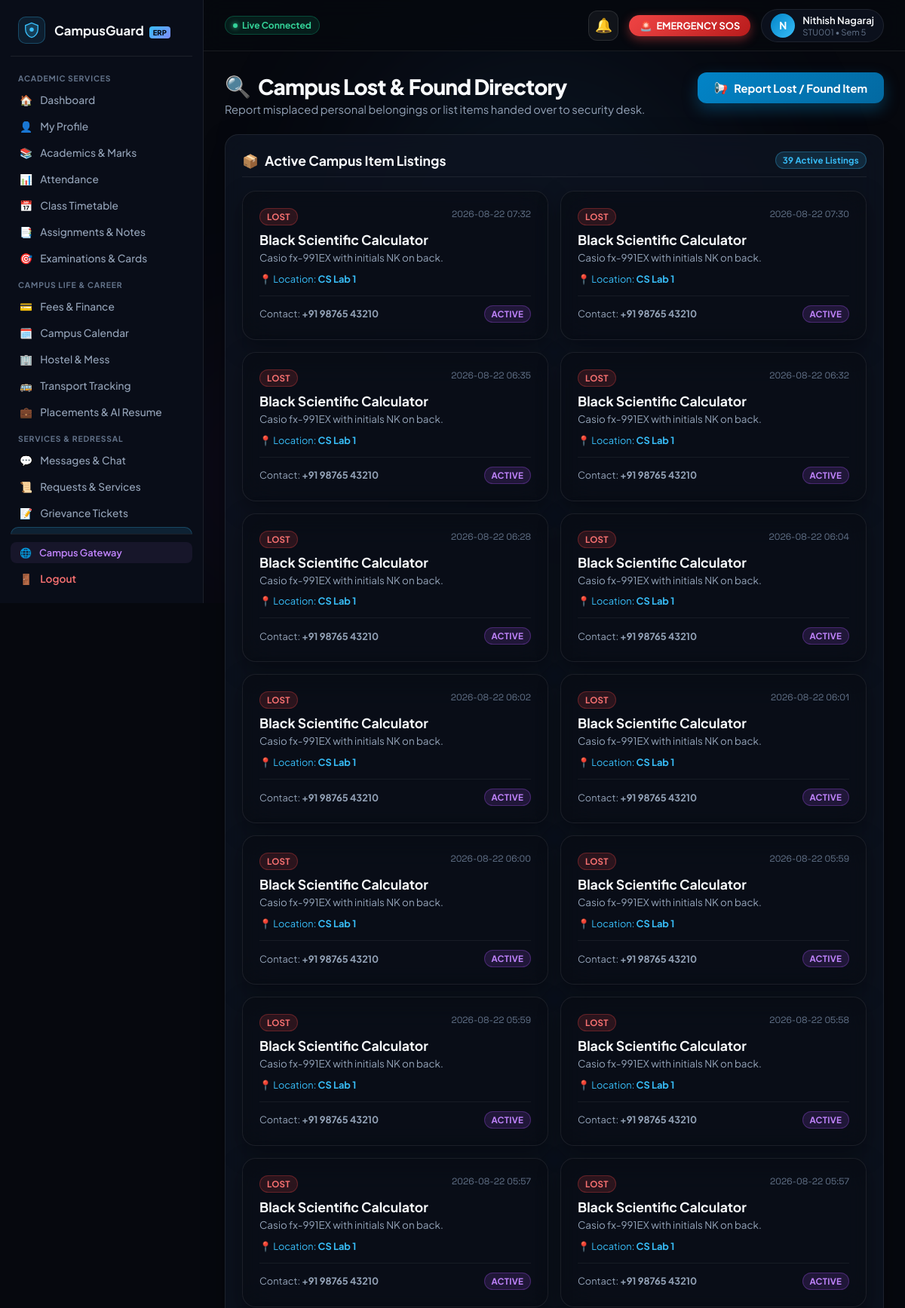
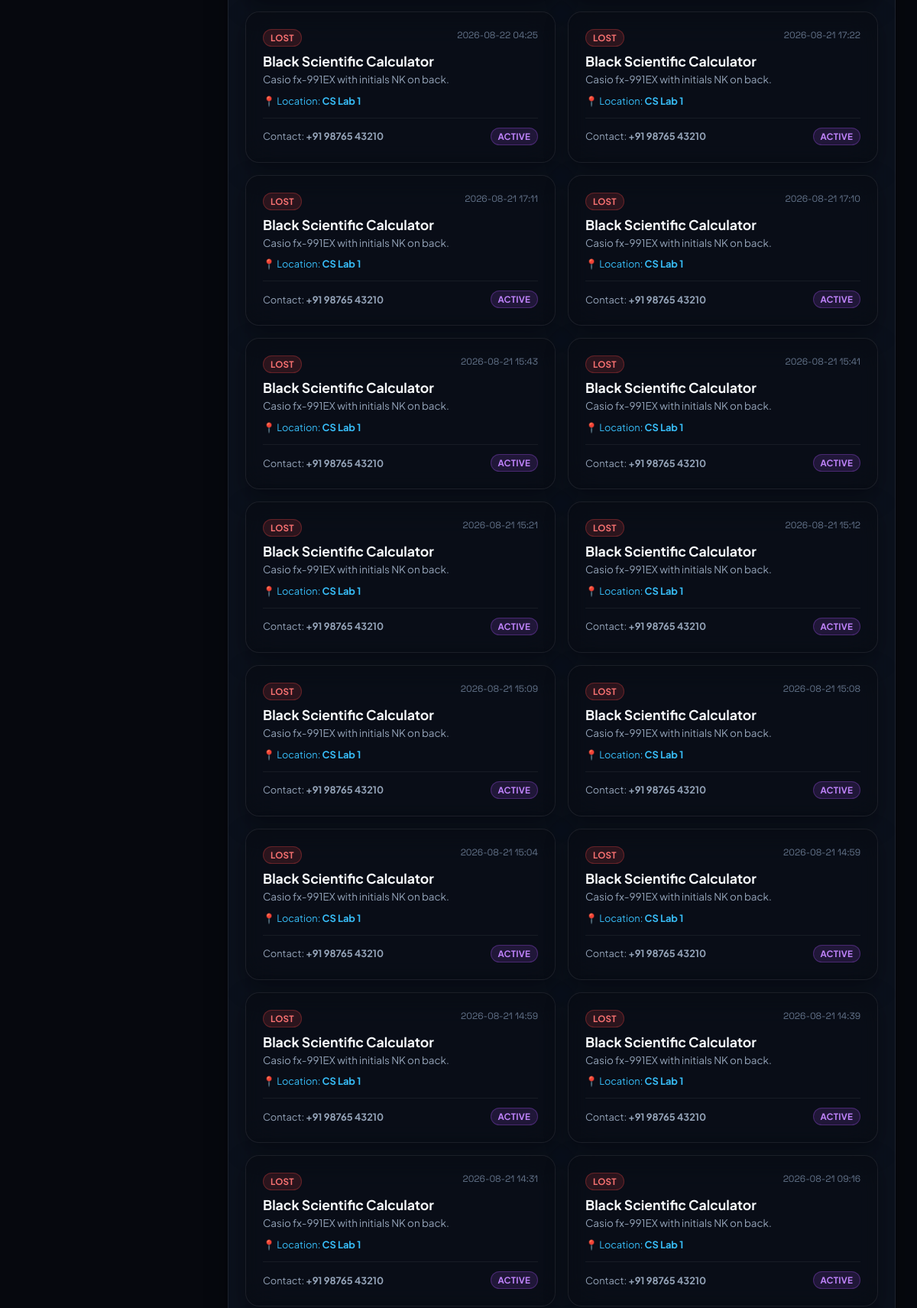
The page /student/lost-found (signed in, upper part) on the database its author committed (2 pictures, top to bottom).
### tables this page shows
CREATE TABLE students (
            id INTEGER PRIMARY KEY AUTOINCREMENT,
            name TEXT NOT NULL,
            register_number TEXT UNIQUE NOT NULL,
            email TEXT NOT NULL,
            password_hash TEXT NOT NULL,
            department TEXT NOT NULL,
            year INTEGER NOT NULL,
            profile_image TEXT DEFAULT '',
            created_at TIMESTAMP DEFAULT CURRENT_TIMESTAMP
        , phone TEXT DEFAULT '+91 98765 43210', join_date TEXT DEFAULT '2023-08-01', cgpa REAL DEFAULT 8.75, program TEXT DEFAULT 'B.Tech', semester INTEGER DEFAULT 5, section TEXT DEFAULT 'A', dob TEXT DEFAULT '2004-05-14', address TEXT DEFAULT '#42, Green Avenue, Tech City, Karnataka 560001', parent_name TEXT DEFAULT 'R. S. Kumar', parent_phone TEXT DEFAULT '+91 94440 12345', sgpa REAL DEFAULT 8.90, earned_credits INTEGER DEFAULT 112, total_credits INTEGER DEFAULT 160, status TEXT DEFAULT 'ACTIVE');

CREATE TABLE lost_found (
            id INTEGER PRIMARY KEY AUTOINCREMENT,
            student_id INTEGER NOT NULL,
            item_type TEXT NOT NULL,
            item_name TEXT NOT NULL,
            location TEXT NOT NULL,
            description TEXT NOT NULL,
            contact_phone TEXT NOT NULL,
            status TEXT DEFAULT 'ACTIVE',
            reported_at TIMESTAMP DEFAULT CURRENT_TIMESTAMP,
            FOREIGN KEY (student_id) REFERENCES students (id)
        );

### routes/student.py (the view, shortened to what this page needs)
@student_bp.route('/student/lost-found', methods=['GET', 'POST'])
@student_required
def student_lost_found(student):
    conn = get_db_connection()
    items = conn.execute("SELECT * FROM lost_found ORDER BY reported_at DESC").fetchall()
    conn.close()
    return render_template('student/lost_found.html', student=student, items=items, active_page='lost_found')

### app.py (called while the page is built, shortened)
def _url_build_error_fallback(error, endpoint, values):
    for registered_ep in list(app.view_functions.keys()):
        if registered_ep == endpoint or registered_ep.endswith('.' + endpoint):
            try:
                return url_for(registered_ep, **values)
            except Exception:
                if 'student_id' in values and 'id' not in values:
                    v_copy = dict(values)
                    v_copy['id'] = v_copy.pop('student_id')
                    try:
                        return url_for(registered_ep, **v_copy)
                    except Exception:
                        pass
                continue

### database/db.py (called while the page is built)
def get_db_connection():
    conn = sqlite3.connect(DATABASE_FILE, timeout=20.0)
    conn.row_factory = sqlite3.Row
    return conn

### utils/security.py (called while the page is built)
def add_security_headers(response):
    response.headers['Cache-Control'] = 'no-cache, no-store, must-revalidate, max-age=0'
    response.headers['Pragma'] = 'no-cache'
    response.headers['Expires'] = '0'
    response.headers['X-Content-Type-Options'] = 'nosniff'
    response.headers['X-Frame-Options'] = 'SAMEORIGIN'
    response.headers['X-XSS-Protection'] = '1; mode=block'
    return response

### templates/student/lost_found.html (shortened to what this page needs)
{% extends "student/base_student.html" %}
{% block student_content %}
<div class="page-header-block">
    <div class="page-title-group">
        <h1><span>🔍</span> Campus Lost &amp; Found Directory</h1>
        <p>Report misplaced personal belongings or list items handed over to security desk.</p>
    </div>
    <button type="button" class="btn-primary" onclick="openModal('lost-found-modal')">
        <span>📢</span> Report Lost / Found Item
    </button>
</div>
<section class="content-card">
    <div class="card-header-row">
        <h2 class="card-heading"><span>📦</span> Active Campus Item Listings</h2>
        <span class="badge badge-cyan">{{ items|length }} Active Listings</span>
    </div>
    <div style="display: grid; grid-template-columns: repeat(auto-fit, minmax(300px, 1fr)); gap: 16px;">
        {% for it in items %}
        <div class="content-card" style="background: rgba(6, 8, 14, 0.4); border: 1px solid var(--glass-border); display: flex; flex-direction: column; justify-content: space-between;">
            <div>
                <div style="display: flex; justify-content: space-between; align-items: flex-start; margin-bottom: 8px;">
                    <span class="badge {% if it.item_type == 'LOST' %}badge-red{% else %}badge-green{% endif %}">
                        {{ it.item_type }}
                    </span>
                    <span style="font-size: 0.75rem; color: var(--text-muted); font-family: var(--font-mono);">{{ it.reported_at[:16] }}</span>
                </div>
                <h3 style="font-size: 1.1rem; font-weight: 700; color: var(--text-primary); margin-bottom: 4px;">{{ it.item_name }}</h3>
                <p style="font-size: 0.84rem; color: var(--text-secondary); line-height: 1.4; margin-bottom: 10px;">{{ it.description }}</p>
                <div style="font-size: 0.8rem; color: var(--student-primary);">📍 Location: <strong>{{ it.location }}</strong></div>
            </div>
            <div style="padding-top: 12px; border-top: 1px solid rgba(255,255,255,0.06); display: flex; justify-content: space-between; align-items: center; margin-top: 14px;">
                <span style="font-size: 0.8rem; color: #94a3b8;">Contact: <strong>{{ it.contact_phone }}</strong></span>
                <span class="badge badge-purple">{{ it.status }}</span>
            </div>
        </div>
        {% else %}
        <div style="text-align: center; padding: 32px; color: var(--text-muted);">
            <p>No active lost or found items reported.</p>
        </div>
        {% endfor %}
    </div>
</section>
{% endblock %}

### templates/student/base_student.html (shortened to what this page needs)
<!DOCTYPE html>
<html lang="en">
<head>
    <link rel="stylesheet" href="{{ url_for('static', filename='css/student-portal.css') }}">
    <link rel="stylesheet" href="{{ url_for('static', filename='css/campusguard-toast.css') }}">
    <link rel="stylesheet" href="{{ url_for('static', filename='css/emergency.css') }}">
</head>
<body>
    <div class="ambient-background" aria-hidden="true">
        <div class="glow-orb orb-primary"></div>
        <div class="glow-orb orb-secondary"></div>
    </div>
    <div class="portal-layout">
        <aside class="sidebar" id="student-sidebar" aria-label="Student Navigation">
            <a href="{{ url_for('student_dashboard') }}" class="sidebar-brand">
                <div class="brand-icon">
                    <svg width="22" height="22" viewBox="0 0 32 32" fill="none" xmlns="http://www.w3.org/2000/svg">
                        <path d="M16 2L4 7V14C4 22 9.5 28.5 16 30C22.5 28.5 28 22 28 14V7L16 2Z" fill="#38bdf8" fill-opacity="0.2" stroke="#38bdf8" stroke-width="2"/>
                        <circle cx="16" cy="15" r="4" fill="#38bdf8"/>
                    </svg>
                </div>
                <span class="brand-name">CampusGuard <span class="brand-badge">ERP</span></span>
            </a>
            <nav class="sidebar-nav">
                <span class="nav-category">Academic Services</span>
                <a href="{{ url_for('student_dashboard') }}" class="nav-link {% if active_page == 'dashboard' %}active{% endif %}" id="nav-dashboard">
                    <span>🏠</span> <span class="nav-text">Dashboard</span>
                </a>
                <a href="{{ url_for('student_profile') }}" class="nav-link {% if active_page == 'profile' %}active{% endif %}" id="nav-profile">
                    <span>👤</span> <span class="nav-text">My Profile</span>
                </a>
                <a href="{{ url_for('student_academics') }}" class="nav-link {% if active_page == 'academics' or active_page == 'marks' %}active{% endif %}" id="nav-academics">
                    <span>📚</span> <span class="nav-text">Academics &amp; Marks</span>
                </a>
                <a href="{{ url_for('student_attendance') }}" class="nav-link {% if active_page == 'attendance' %}active{% endif %}" id="nav-attendance">
                    <span>📊</span> <span class="nav-text">Attendance</span>
                </a>
                <a href="{{ url_for('student_timetable') }}" class="nav-link {% if active_page == 'timetable' %}active{% endif %}" id="nav-timetable">
                    <span>📅</span> <span class="nav-text">Class Timetable</span>
                </a>
                <a href="{{ url_for('student_assignments') }}" class="nav-link {% if active_page == 'assignments' %}active{% endif %}" id="nav-assignments">
                    <span>📑</span> <span class="nav-text">Assignments &amp; Notes</span>
                </a>
                <a href="{{ url_for('student_examinations') }}" class="nav-link {% if active_page == 'examinations' %}active{% endif %}" id="nav-examinations">
                    <span>🎯</span> <span class="nav-text">Examinations &amp; Cards</span>
                </a>
                <span class="nav-category">Campus Life &amp; Career</span>
                <a href="{{ url_for('student_fees') }}" class="nav-link {% if active_page == 'fees' %}active{% endif %}" id="nav-fees">
                    <span>💳</span> <span class="nav-text">Fees &amp; Finance</span>
                </a>
                <a href="{{ url_for('student_calendar') }}" class="nav-link {% if active_page == 'calendar' %}active{% endif %}" id="nav-calendar">
                    <span>🗓️</span> <span class="nav-text">Campus Calendar</span>
                </a>
                <a href="{{ url_for('student_hostel') }}" class="nav-link {% if active_page == 'hostel' %}active{% endif %}" id="nav-hostel">
                    <span>🏢</span> <span class="nav-text">Hostel &amp; Mess</span>
                </a>
                <a href="{{ url_for('student_transport') }}" class="nav-link {% if active_page == 'transport' %}active{% endif %}" id="nav-transport">
                    <span>🚌</span> <span class="nav-text">Transport Tracking</span>
                </a>
                <a href="{{ url_for('student_placements') }}" class="nav-link {% if active_page == 'placements' %}active{% endif %}" id="nav-placements">
                    <span>💼</span> <span class="nav-text">Placements &amp; AI Resume</span>
                </a>
                <span class="nav-category">Services &amp; Redressal</span>
                <a href="{{ url_for('student_messages') }}" class="nav-link {% if active_page == 'messages' %}active{% endif %}" id="nav-messages">
                    <span>💬</span> <span class="nav-text">Messages &amp; Chat</span>
                </a>
                <a href="{{ url_for('student_requests') }}" class="nav-link {% if active_page == 'requests' %}active{% endif %}" id="nav-requests">
                    <span>📜</span> <span class="nav-text">Requests &amp; Services</span>
                </a>
                <a href="{{ url_for('student_complaints') }}" class="nav-link {% if active_page == 'complaints' %}active{% endif %}" id="nav-complaints">
                    <span>📝</span> <span class="nav-text">Grievance Tickets</span>
                </a>
                <a href="{{ url_for('student_lost_found') }}" class="nav-link {% if active_page == 'lost_found' %}active{% endif %}" id="nav-lost-found">
                </a>
            </nav>
            <div class="sidebar-footer">
                <a href="/" class="admin-switch-link" title="Open Campus Gateway">
                    <span>🌐</span> <span>Campus Gateway</span>
                </a>
                <a href="{{ url_for('student_logout') }}" class="logout-link" id="btn-logout" aria-label="Sign out">
                    <span>🚪</span> <span>Logout</span>
                </a>
            </div>
        </aside>
        <div class="main-wrapper">
            <header class="topbar">
                <div class="topbar-left">
                    <div class="conn-status-pill">
                        <span class="conn-dot"></span>
                        <span>Live Connected</span>
                    </div>
                </div>
                <div class="topbar-right">
                    <div class="notif-bell-wrapper">
                        <button type="button" class="notif-bell-btn" id="notif-bell-btn" aria-label="View notifications">
                            <span>🔔</span>
                        </button>
                    </div>
                    <a href="{{ url_for('student_emergency') }}" class="topbar-quick-sos" id="topbar-sos-btn" title="Instant Emergency Distress Beacon" onclick="handleTopbarSOSClick(event)">
                        <span>🚨</span> EMERGENCY SOS
                    </a>
                    <a href="{{ url_for('student_profile') }}" class="user-avatar-pill" title="View Profile">
                        <div class="avatar-circle">
                            {{ student.name[0]|upper if student else 'S' }}
                        </div>
                        <div class="user-meta-top">
                            <span class="user-name-top">{{ student.name if student else 'Student' }}</span>
                            <span class="user-role-top">{{ student.register_number if student else '' }} • Sem {{ student.semester|default(5) }}</span>
                        </div>
                    </a>
                </div>
            </header>
            <main class="portal-content">
                {% block student_content %}{% endblock %}
            </main>
        </div>
    </div>
</body>
</html>

### static/css/campusguard-toast.css (style rules this page uses)
.notif-bell-wrapper { position: relative; display: inline-block; }
.notif-bell-btn { position: relative; background: rgba(255, 255, 255, 0.05); border: 1px solid rgba(255, 255, 255, 0.1); color: #f1f5f9; width: 40px; height: 40px; border-radius: 12px; display: flex; align-items: center; justify-content: center; cursor: pointer; font-size: 1.15rem; transition: all 0.2s ease; }
.conn-status-pill { display: inline-flex; align-items: center; gap: 6px; padding: 4px 10px; border-radius: 99px; font-size: 0.75rem; font-weight: 700; background: rgba(16, 185, 129, 0.12); border: 1px solid rgba(16, 185, 129, 0.3); color: #34d399; }
.conn-dot { width: 6px; height: 6px; border-radius: 50%; background: #34d399; box-shadow: 0 0 6px #34d399; }

### static/css/emergency.css (style rules this page uses)
:root { --emg-critical: #ef4444; --emg-high: #f97316; --emg-medium: #f59e0b; --emg-low: #3b82f6; --emg-success: #10b981; --emg-bg-card: rgba(14, 19, 32, 0.88); --emg-border-glow: rgba(239, 68, 68, 0.4); }

### rows shown on the page
students: name "N", name "Nithish Nagaraj", register_number "STU001", semester "5"
lost_found: item_type "LOST", reported_at "2026-08-22 07:32", item_name "Black Scientific Calculator", description "Casio fx-991EX with initials NK on back.", location "CS Lab 1", contact_phone "+91 98765 43210", status "ACTIVE"
lost_found: item_type "LOST", reported_at "2026-08-22 07:30", item_name "Black Scientific Calculator", description "Casio fx-991EX with initials NK on back.", location "CS Lab 1", contact_phone "+91 98765 43210", status "ACTIVE"
lost_found: item_type "LOST", reported_at "2026-08-22 06:35", item_name "Black Scientific Calculator", description "Casio fx-991EX with initials NK on back.", location "CS Lab 1", contact_phone "+91 98765 43210", status "ACTIVE"
lost_found: item_type "LOST", reported_at "2026-08-22 06:32", item_name "Black Scientific Calculator", description "Casio fx-991EX with initials NK on back.", location "CS Lab 1", contact_phone "+91 98765 43210", status "ACTIVE"
lost_found: item_type "LOST", reported_at "2026-08-22 06:28", item_name "Black Scientific Calculator", description "Casio fx-991EX with initials NK on back.", location "CS Lab 1", contact_phone "+91 98765 43210", status "ACTIVE"
lost_found: item_type "LOST", reported_at "2026-08-22 06:04", item_name "Black Scientific Calculator", description "Casio fx-991EX with initials NK on back.", location "CS Lab 1", contact_phone "+91 98765 43210", status "ACTIVE"
lost_found: item_type "LOST", reported_at "2026-08-22 06:02", item_name "Black Scientific Calculator", description "Casio fx-991EX with initials NK on back.", location "CS Lab 1", contact_phone "+91 98765 43210", status "ACTIVE"
lost_found: item_type "LOST", reported_at "2026-08-22 06:01", item_name "Black Scientific Calculator", description "Casio fx-991EX with initials NK on back.", location "CS Lab 1", contact_phone "+91 98765 43210", status "ACTIVE"
lost_found: item_type "LOST", reported_at "2026-08-22 06:00", item_name "Black Scientific Calculator", description "Casio fx-991EX with initials NK on back.", location "CS Lab 1", contact_phone "+91 98765 43210", status "ACTIVE"
lost_found: item_type "LOST", reported_at "2026-08-22 05:59", item_name "Black Scientific Calculator", description "Casio fx-991EX with initials NK on back.", location "CS Lab 1", contact_phone "+91 98765 43210", status "ACTIVE"
lost_found: item_type "LOST", reported_at "2026-08-22 05:59", item_name "Black Scientific Calculator", description "Casio fx-991EX with initials NK on back.", location "CS Lab 1", contact_phone "+91 98765 43210", status "ACTIVE"
lost_found: item_type "LOST", reported_at "2026-08-22 05:58", item_name "Black Scientific Calculator", description "Casio fx-991EX with initials NK on back.", location "CS Lab 1", contact_phone "+91 98765 43210", status "ACTIVE"
lost_found: item_type "LOST", reported_at "2026-08-22 05:57", item_name "Black Scientific Calculator", description "Casio fx-991EX with initials NK on back.", location "CS Lab 1", contact_phone "+91 98765 43210", status "ACTIVE"
lost_found: item_type "LOST", reported_at "2026-08-22 05:57", item_name "Black Scientific Calculator", description "Casio fx-991EX with initials NK on back.", location "CS Lab 1", contact_phone "+91 98765 43210", status "ACTIVE"
lost_found: item_type "LOST", reported_at "2026-08-22 04:25", item_name "Black Scientific Calculator", description "Casio fx-991EX with initials NK on back.", location "CS Lab 1", contact_phone "+91 98765 43210", status "ACTIVE"
lost_found: item_type "LOST", reported_at "2026-08-21 17:22", item_name "Black Scientific Calculator", description "Casio fx-991EX with initials NK on back.", location "CS Lab 1", contact_phone "+91 98765 43210", status "ACTIVE"
lost_found: item_type "LOST", reported_at "2026-08-21 17:11", item_name "Black Scientific Calculator", description "Casio fx-991EX with initials NK on back.", location "CS Lab 1", contact_phone "+91 98765 43210", status "ACTIVE"
lost_found: item_type "LOST", reported_at "2026-08-21 17:10", item_name "Black Scientific Calculator", description "Casio fx-991EX with initials NK on back.", location "CS Lab 1", contact_phone "+91 98765 43210", status "ACTIVE"
lost_found: item_type "LOST", reported_at "2026-08-21 15:43", item_name "Black Scientific Calculator", description "Casio fx-991EX with initials NK on back.", location "CS Lab 1", contact_phone "+91 98765 43210", status "ACTIVE"
lost_found: item_type "LOST", reported_at "2026-08-21 15:41", item_name "Black Scientific Calculator", description "Casio fx-991EX with initials NK on back.", location "CS Lab 1", contact_phone "+91 98765 43210", status "ACTIVE"
lost_found: item_type "LOST", reported_at "2026-08-21 15:21", item_name "Black Scientific Calculator", description "Casio fx-991EX with initials NK on back.", location "CS Lab 1", contact_phone "+91 98765 43210", status "ACTIVE"
lost_found: item_type "LOST", reported_at "2026-08-21 15:12", item_name "Black Scientific Calculator", description "Casio fx-991EX with initials NK on back.", location "CS Lab 1", contact_phone "+91 98765 43210", status "ACTIVE"
lost_found: item_type "LOST", reported_at "2026-08-21 15:09", item_name "Black Scientific Calculator", description "Casio fx-991EX with initials NK on back.", location "CS Lab 1", contact_phone "+91 98765 43210", status "ACTIVE"
lost_found: item_type "LOST", reported_at "2026-08-21 15:08", item_name "Black Scientific Calculator", description "Casio fx-991EX with initials NK on back.", location "CS Lab 1", contact_phone "+91 98765 43210", status "ACTIVE"
lost_found: item_type "LOST", reported_at "2026-08-21 15:04", item_name "Black Scientific Calculator", description "Casio fx-991EX with initials NK on back.", location "CS Lab 1", contact_phone "+91 98765 43210", status "ACTIVE"
lost_found: item_type "LOST", reported_at "2026-08-21 14:59", item_name "Black Scientific Calculator", description "Casio fx-991EX with initials NK on back.", location "CS Lab 1", contact_phone "+91 98765 43210", status "ACTIVE"
lost_found: item_type "LOST", reported_at "2026-08-21 14:59", item_name "Black Scientific Calculator", description "Casio fx-991EX with initials NK on back.", location "CS Lab 1", contact_phone "+91 98765 43210", status "ACTIVE"
lost_found: item_type "LOST", reported_at "2026-08-21 14:39", item_name "Black Scientific Calculator", description "Casio fx-991EX with initials NK on back.", location "CS Lab 1", contact_phone "+91 98765 43210", status "ACTIVE"
lost_found: item_type "LOST", reported_at "2026-08-21 14:31", item_name "Black Scientific Calculator", description "Casio fx-991EX with initials NK on back.", location "CS Lab 1", contact_phone "+91 98765 43210", status "ACTIVE"
lost_found: item_type "LOST", reported_at "2026-08-21 09:16", item_name "Black Scientific Calculator", description "Casio fx-991EX with initials NK on back.", location "CS Lab 1", contact_phone "+91 98765 43210", status "ACTIVE"

### other values the page prints
{{ items|length }} "39"
